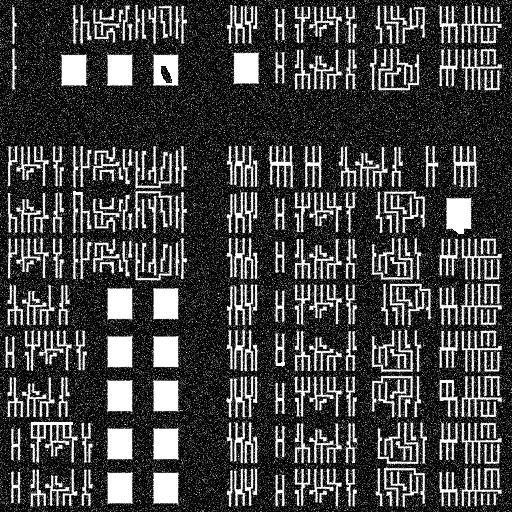
%> input picture Quiz 1/Ex3a.png, 512 x 512 px
$ octave Ex3.m   (GNU Octave 9; MATLAB toolbox functions it lacks are replaced by stand-ins)
%> lines starting %> are read from the running program, lines starting %| are printed output that depends on the picture
##Ex3. Image Comparison

clear, clc, close all;
pkg load image;
FS = 15;

################################################################################
##1. Given two grayscale images named ‘Ex3a.png’ and ‘Ex3b.png’. Display two
## images in the same figure.
Img_A = imread('Ex3a.png');
%> Img_A is the input picture: size 512x512 uint8; min 0, max 255, mean 66.5
Img_B = imread('Ex3b.png');
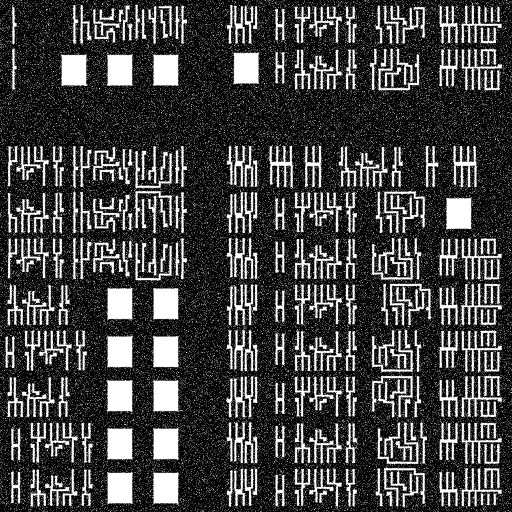
%> input picture Quiz 1/Ex3b.png, 512 x 512 px
%> Img_B is the input picture: size 512x512 uint8; min 0, max 255, mean 66.5

figure(1), clf;
subplot(1, 2, 1), imshow(Img_A), title('3A Image', "fontsize", FS);
subplot(1, 2, 2), imshow(Img_B), title('3B Image', "fontsize", FS);

################################################################################

##2. Find differences between two images. Enhance contrast increases 40%, brighter 150%.
difference = abs(double(Img_A) - double(Img_B));
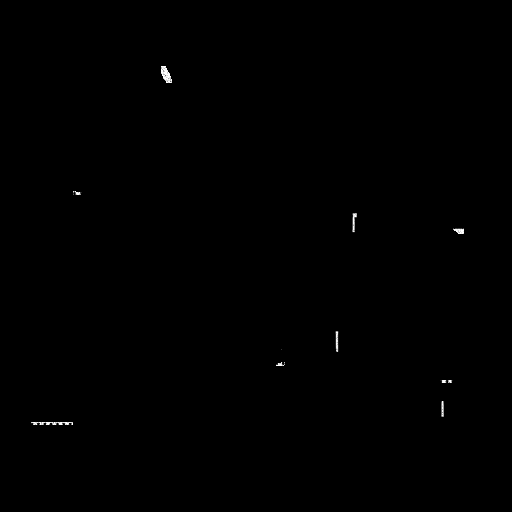
%> difference: size 512x512 double; min 0, max 255, mean 0.4
difference = uint8(difference);
%> difference: size 512x512 uint8

gamma = 1.4;
enhance_Img = difference .^ gamma;
scale = 1.5;
scaled_Img = enhance_Img .* scale;

figure(2), clf;
subplot(1, 2, 1), imshow(difference), title('Different Image', "fontsize", FS);
subplot(1, 2, 2), imshow(scaled_Img), title('Contrast and brighten different Image', "fontsize", FS);
